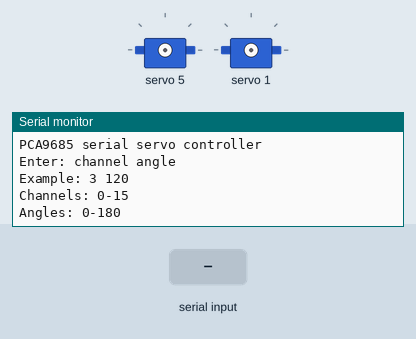
Recording of a sketch running on a simulated Arduino Uno, built with avr-gcc and run on an emulated ATmega328P. Shown: 2 × servo, the last lines printed to the serial monitor. The test bench sets the inputs (shaded band).

Above: at 1.2 s.
1.3 s: "5\n" received over Serial
At 3.5 s:
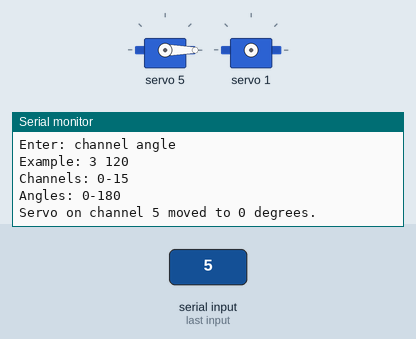
3.8 s: "1,90,45\n" received over Serial
At 5.8 s:
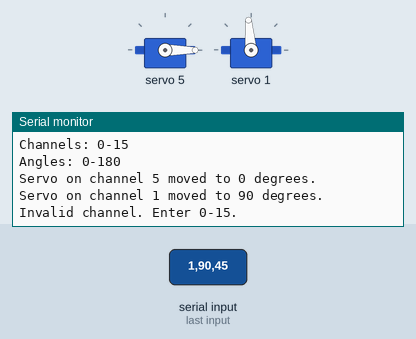

Measured:
- after the input at 1.3 s, the serial monitor: prints a new line after 1.0 s (image 1)
- after the input at 3.8 s, the serial monitor: prints a new line at once (image 2)

The sketch:

RobotDog_SPI.ino
```cpp
#include <Wire.h>
#include <Adafruit_PWMServoDriver.h>

// Default PCA9685 I2C address
Adafruit_PWMServoDriver pca9685(0x40);

const int servoFrequency = 50;

// Conservative MG90S pulse range
const int minimumPulseUS = 550;
const int maximumPulseUS = 2500;

void moveServo(int channel, int angle)
{
  angle = constrain(angle, 0, 180);

  // Convert angle into pulse width
  int pulseUS = map(
    angle,
    0, 180,
    minimumPulseUS, maximumPulseUS
  );

  // Convert microseconds into PCA9685 counts (0–4095)
  int pulseCount =
      (long)pulseUS * servoFrequency * 4096L / 1000000L;

  pca9685.setPWM(channel, 0, pulseCount);
}

void setup()
{
  Serial.begin(9600);
  Wire.begin();

  pca9685.begin();
  pca9685.setPWMFreq(servoFrequency);

  delay(10);

  Serial.println("PCA9685 serial servo controller");
  Serial.println("Enter: channel angle");
  Serial.println("Example: 3 120");
  Serial.println("Channels: 0-15");
  Serial.println("Angles: 0-180");
}

void loop()
{
  if (Serial.available() > 0)
  {
    int channel = Serial.parseInt();
    int angle = Serial.parseInt();

    // Remove newline and any remaining characters
    while (Serial.available() > 0)
    {
      Serial.read();
    }

    if (channel < 0 || channel > 15)
    {
      Serial.println("Invalid channel. Enter 0-15.");
      return;
    }

    if (angle < -360 || angle > 360)
    {
      Serial.println("Invalid angle. Enter 0-180.");
      return;
    }

    moveServo(channel, angle);

    Serial.print("Servo on channel ");
    Serial.print(channel);
    Serial.print(" moved to ");
    Serial.print(angle);
    Serial.println(" degrees.");
  }
}
```
